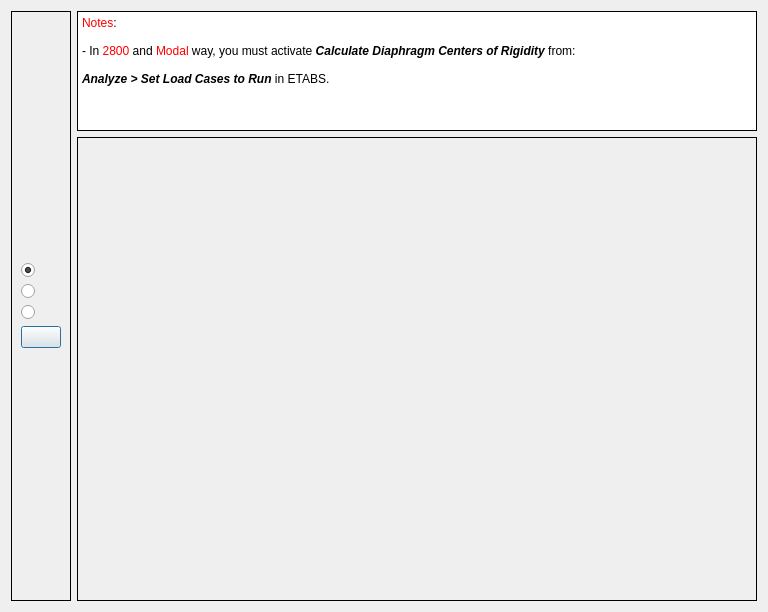
<?xml version="1.0" encoding="UTF-8"?>
<ui version="4.0">
 <class>story_stiffness</class>
 <widget class="QDialog" name="story_stiffness">
  <property name="geometry">
   <rect>
    <x>0</x>
    <y>0</y>
    <width>768</width>
    <height>612</height>
   </rect>
  </property>
  <property name="sizePolicy">
   <sizepolicy hsizetype="Fixed" vsizetype="Fixed">
    <horstretch>0</horstretch>
    <verstretch>0</verstretch>
   </sizepolicy>
  </property>
  <property name="font">
   <font>
    <family>Arial</family>
    <pointsize>9</pointsize>
    <weight>50</weight>
    <bold>false</bold>
   </font>
  </property>
  <property name="windowTitle">
   <string>Calculating Story Stiffness</string>
  </property>
  <layout class="QHBoxLayout" name="horizontalLayout_2">
   <item>
    <layout class="QHBoxLayout" name="horizontalLayout">
     <item>
      <widget class="QFrame" name="frame">
       <property name="frameShape">
        <enum>QFrame::Box</enum>
       </property>
       <property name="frameShadow">
        <enum>QFrame::Plain</enum>
       </property>
       <layout class="QVBoxLayout" name="verticalLayout_3">
        <item>
         <layout class="QVBoxLayout" name="verticalLayout">
          <property name="sizeConstraint">
           <enum>QLayout::SetDefaultConstraint</enum>
          </property>
          <item>
           <widget class="QRadioButton" name="radio_button_earthquake">
            <property name="toolTip">
             <string>Ex, Ey</string>
            </property>
            <property name="text">
             <string/>
            </property>
            <property name="icon">
             <iconset>
              <normaloff>:/civiltools/images/etabs.png</normaloff>:/civiltools/images/etabs.png</iconset>
            </property>
            <property name="iconSize">
             <size>
              <width>120</width>
              <height>120</height>
             </size>
            </property>
            <property name="shortcut">
             <string>Ctrl+S</string>
            </property>
            <property name="checked">
             <bool>true</bool>
            </property>
           </widget>
          </item>
          <item>
           <widget class="QRadioButton" name="radio_button_modal">
            <property name="toolTip">
             <string>Modal</string>
            </property>
            <property name="text">
             <string/>
            </property>
            <property name="icon">
             <iconset>
              <normaloff>:/civiltools/images/mode_shapes.png</normaloff>:/civiltools/images/mode_shapes.png</iconset>
            </property>
            <property name="iconSize">
             <size>
              <width>140</width>
              <height>140</height>
             </size>
            </property>
           </widget>
          </item>
          <item>
           <widget class="QRadioButton" name="radio_button_2800">
            <property name="toolTip">
             <string>2800</string>
            </property>
            <property name="text">
             <string/>
            </property>
            <property name="icon">
             <iconset>
              <normaloff>:/civiltools/images/2800.jpeg</normaloff>:/civiltools/images/2800.jpeg</iconset>
            </property>
            <property name="iconSize">
             <size>
              <width>140</width>
              <height>140</height>
             </size>
            </property>
            <property name="checked">
             <bool>false</bool>
            </property>
           </widget>
          </item>
          <item>
           <widget class="QPushButton" name="run">
            <property name="text">
             <string/>
            </property>
            <property name="icon">
             <iconset>
              <normaloff>:/civiltools/images/run.svg</normaloff>:/civiltools/images/run.svg</iconset>
            </property>
            <property name="iconSize">
             <size>
              <width>120</width>
              <height>120</height>
             </size>
            </property>
           </widget>
          </item>
         </layout>
        </item>
       </layout>
      </widget>
     </item>
    </layout>
   </item>
   <item>
    <layout class="QVBoxLayout" name="verticalLayout_2">
     <item>
      <widget class="QTextBrowser" name="textBrowser">
       <property name="sizePolicy">
        <sizepolicy hsizetype="Expanding" vsizetype="Expanding">
         <horstretch>0</horstretch>
         <verstretch>0</verstretch>
        </sizepolicy>
       </property>
       <property name="maximumSize">
        <size>
         <width>16777215</width>
         <height>120</height>
        </size>
       </property>
       <property name="frameShape">
        <enum>QFrame::Box</enum>
       </property>
       <property name="frameShadow">
        <enum>QFrame::Plain</enum>
       </property>
       <property name="verticalScrollBarPolicy">
        <enum>Qt::ScrollBarAlwaysOff</enum>
       </property>
       <property name="horizontalScrollBarPolicy">
        <enum>Qt::ScrollBarAlwaysOff</enum>
       </property>
       <property name="html">
        <string>&lt;!DOCTYPE HTML PUBLIC &quot;-//W3C//DTD HTML 4.0//EN&quot; &quot;http://www.w3.org/TR/REC-html40/strict.dtd&quot;&gt;
&lt;html&gt;&lt;head&gt;&lt;meta name=&quot;qrichtext&quot; content=&quot;1&quot; /&gt;&lt;style type=&quot;text/css&quot;&gt;
p, li { white-space: pre-wrap; }
&lt;/style&gt;&lt;/head&gt;&lt;body style=&quot; font-family:'Arial'; font-size:9pt; font-weight:400; font-style:normal;&quot;&gt;
&lt;p style=&quot; margin-top:0px; margin-bottom:0px; margin-left:0px; margin-right:0px; -qt-block-indent:0; text-indent:0px;&quot;&gt;&lt;span style=&quot; color:#ff0000;&quot;&gt;Notes&lt;/span&gt;:&lt;/p&gt;
&lt;p style=&quot;-qt-paragraph-type:empty; margin-top:0px; margin-bottom:0px; margin-left:0px; margin-right:0px; -qt-block-indent:0; text-indent:0px;&quot;&gt;&lt;br /&gt;&lt;/p&gt;
&lt;p style=&quot; margin-top:0px; margin-bottom:0px; margin-left:0px; margin-right:0px; -qt-block-indent:0; text-indent:0px;&quot;&gt;- In &lt;span style=&quot; color:#ff0000;&quot;&gt;2800&lt;/span&gt; and &lt;span style=&quot; color:#ff0000;&quot;&gt;Modal&lt;/span&gt; way, you must activate &lt;span style=&quot; font-weight:600; font-style:italic;&quot;&gt;Calculate Diaphragm Centers of Rigidity&lt;/span&gt; from:&lt;/p&gt;
&lt;p style=&quot;-qt-paragraph-type:empty; margin-top:0px; margin-bottom:0px; margin-left:0px; margin-right:0px; -qt-block-indent:0; text-indent:0px;&quot;&gt;&lt;br /&gt;&lt;/p&gt;
&lt;p style=&quot; margin-top:0px; margin-bottom:0px; margin-left:0px; margin-right:0px; -qt-block-indent:0; text-indent:0px;&quot;&gt;&lt;span style=&quot; font-weight:600; font-style:italic;&quot;&gt;Analyze &amp;gt; Set Load Cases to Run&lt;/span&gt; in ETABS.&lt;/p&gt;&lt;/body&gt;&lt;/html&gt;</string>
       </property>
      </widget>
     </item>
     <item>
      <widget class="QLabel" name="label">
       <property name="frameShape">
        <enum>QFrame::Box</enum>
       </property>
       <property name="frameShadow">
        <enum>QFrame::Plain</enum>
       </property>
       <property name="lineWidth">
        <number>1</number>
       </property>
       <property name="text">
        <string/>
       </property>
       <property name="pixmap">
        <pixmap resource="../civiltools.qrc">:/civiltools/images/calculate_center_of_rigidity.jpeg</pixmap>
       </property>
       <property name="scaledContents">
        <bool>false</bool>
       </property>
       <property name="alignment">
        <set>Qt::AlignCenter</set>
       </property>
      </widget>
     </item>
    </layout>
   </item>
  </layout>
 </widget>
 <connections/>
</ui>
